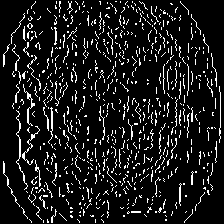
#> input picture Image_Files/general_imgs/Img1_gen_pipeline.png, 224 x 224 px, given as the content of the folder e/University/Honours/COS791/Assignments/A1/Cos791-A1-Dataset, which was not available
$ jupyter execute --allow-errors u21457060_COS791_A1.ipynb   (shell and % lines are left out)   (older library calls are emulated)   (text cells are left out)
#> lines starting #> are read from the running program, lines starting #| are printed output that depends on the picture; after the words box and inside, x2 and y2 are one past the last pixel; in counts of white or black regions, pixels touching at a corner belong together; pictures that were not available may be replaced by others from this repository, and a replacement may not be noted
[cell 1]
import csv
import cv2
import numpy as np
import matplotlib.pyplot as plt
import os
import random
import pandas as pd
from skimage.metrics import mean_squared_error, peak_signal_noise_ratio, structural_similarity
from skimage.feature import match_descriptors
from google.colab.patches import cv2_imshow
from skimage import filters

[cell 2]
# load dataset from storage location
path = '/content/drive/MyDrive/University/Honours/COS791/Assignments/A1/Cos791-A1-Dataset'
# list files in directory
image_files = os.listdir(path)

# sort the images according to their image number that appears after 'Img' and before '.png'
#> (the rest of this cell did not finish here and is left out)

[cell 3]
# View image sizes
images = []
for image in image_files:
  img = cv2.imread(os.path.join(path, image))
#> img is the input picture: shape (224, 224, 3); 10.4% white in thin lines or dots
  images.append(image)
  print(img.shape)
#| (224, 224, 3)

# show first image
cv2_imshow(cv2.cvtColor(cv2.imread(os.path.join(path, images[0])), cv2.COLOR_BGR2RGB))

[cell 4]
gray_images = []
for image in images:
  img = cv2.imread(os.path.join(path, image), cv2.IMREAD_GRAYSCALE)
#> img: shape (224, 224); 10.4% white in thin lines or dots
  # gray_images.append(cv2.cvtColor(img, cv2.COLOR_BGR2GRAY))
  gray_images.append(img)
  print(gray_images[-1].shape)
#| (224, 224)

# show first image
cv2_imshow(gray_images[0])

[cell 5]
def create_gabor_filters(num_filters=32, ksize=3, sigma=3.0, lambd=10.0, gamma=0.5, psi=0):
    # Params:
    #     num_filters: Number of filters to create.
    #     ksize: Kernel size.
    #     sigma: Standard deviation of the Gaussian envelope.
    #     lambd: Wavelength of the sinusoidal factor.
    #     gamma: Aspect ratio of the Gaussian envelope.
    #     psi: Phase offset.

#> called with num_filters = 32, ksize = 3, sigma = 3, lambd = 10, gamma = 0.5, psi = 0
    filters = []
    for theta in np.linspace(0, np.pi, num_filters, endpoint=False):
        kernel = cv2.getGaborKernel((ksize, ksize), sigma, theta, lambd, gamma, psi)
        kernel /= kernel.sum()  # Normalize kernel
        filters.append(kernel)
    return filters

def apply_gabor_filters(image, filters):
    filtered_image = np.zeros_like(image)
    for kernel in filters:
        filtered_image = np.maximum(filtered_image, cv2.filter2D(image, -1, kernel))
#> this loop made 32 passes
#> pass 1, in apply_gabor_filters, `filtered_image = np.maximum(filtered_image, cv2.filter2D(image, -1, ke..`:
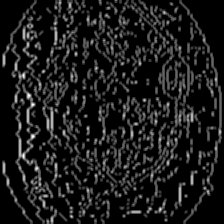
#> filtered_image: shape (224, 224); min 0, max 255, mean 26.6
    return filtered_image

# Create and apply Gabor filters
gabor_filters = create_gabor_filters()
images = [apply_gabor_filters(image, gabor_filters) for image in gray_images]
#> images = 1 item
gray_images = images
#> gray_images = 1 item

[cell 6]
canny_ref_imgs = []
# Defining all the parameters
t_lower = 100 # Lower Threshold
t_upper = 200 # Upper threshold
aperture_size = 5 # Aperture size
L2Gradient = True # Boolean

for i, img in enumerate(gray_images):
    # Apply Canny edge detector
    edges = cv2.Canny(img, t_lower, t_upper, apertureSize = aperture_size, L2gradient = L2Gradient )
    canny_ref_imgs.append(edges)
    print(f'Image {i+1}')
    cv2_imshow(img)
    cv2_imshow(edges)
#> this loop made 1 pass
#| Image 1
#> pass 1, `edges = cv2.Canny(img, t_lower, t_upper, apertureSize = aperture_size,..`:
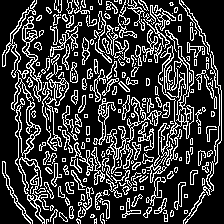
#> edges: shape (224, 224); 23.1% white in thin lines or dots
#> after the loop, canny_ref_imgs = 1 item

# print shape of images
for i, img in enumerate(canny_ref_imgs):
  print(f'Image {i+1}')
  print(img.shape)

$ run again, on Image_Files/general_imgs/Img2_gen_pipeline.png
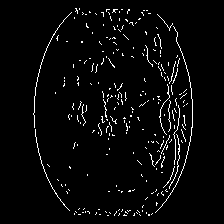
#> input picture Image_Files/general_imgs/Img2_gen_pipeline.png, 224 x 224 px, given as the content of the folder e/University/Honours/COS791/Assignments/A1/Cos791-A1-Dataset, which was not available
#> img is the input picture: shape (224, 224, 3); 3.5% white in thin lines or dots, all inside (x1, y1, x2, y2) = (33, 8, 193, 216)
#| (224, 224, 3)
#| (224, 224)
#> the loop in apply_gabor_filters, `for kernel in filters:` made 32 passes
#> pass 1, in apply_gabor_filters, `filtered_image = np.maximum(filtered_image, cv2.filter2D(image, -1, ke..`:
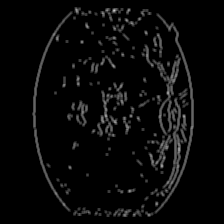
#> filtered_image: shape (224, 224); min 0, max 203, mean 8.8
#> images = 1 item
#> the loop `for i, img in enumerate(gray_images):` made 1 pass
#| Image 1
#> the loop `for i, img in enumerate(canny_ref_imgs):` made 1 pass
#| Image 1
#| (224, 224)

$ run again, on Image_Files/general_imgs/Img3_gen_pipeline.png
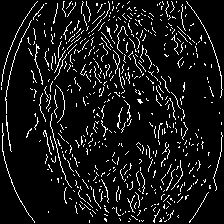
#> input picture Image_Files/general_imgs/Img3_gen_pipeline.png, 224 x 224 px, given as the content of the folder e/University/Honours/COS791/Assignments/A1/Cos791-A1-Dataset, which was not available
#> img is the input picture: shape (224, 224, 3); 8.6% white in thin lines or dots
#| (224, 224, 3)
#> img: shape (224, 224); 8.6% white in thin lines or dots
#| (224, 224)
#> the loop in apply_gabor_filters, `for kernel in filters:` made 32 passes
#> pass 1, in apply_gabor_filters, `filtered_image = np.maximum(filtered_image, cv2.filter2D(image, -1, ke..`:
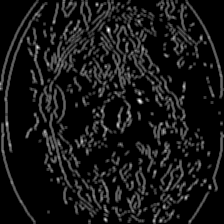
#> filtered_image: shape (224, 224); min 0, max 255, mean 22
#> images = 1 item
#> the loop `for i, img in enumerate(gray_images):` made 1 pass
#| Image 1
#> the loop `for i, img in enumerate(canny_ref_imgs):` made 1 pass
#| Image 1
#| (224, 224)
